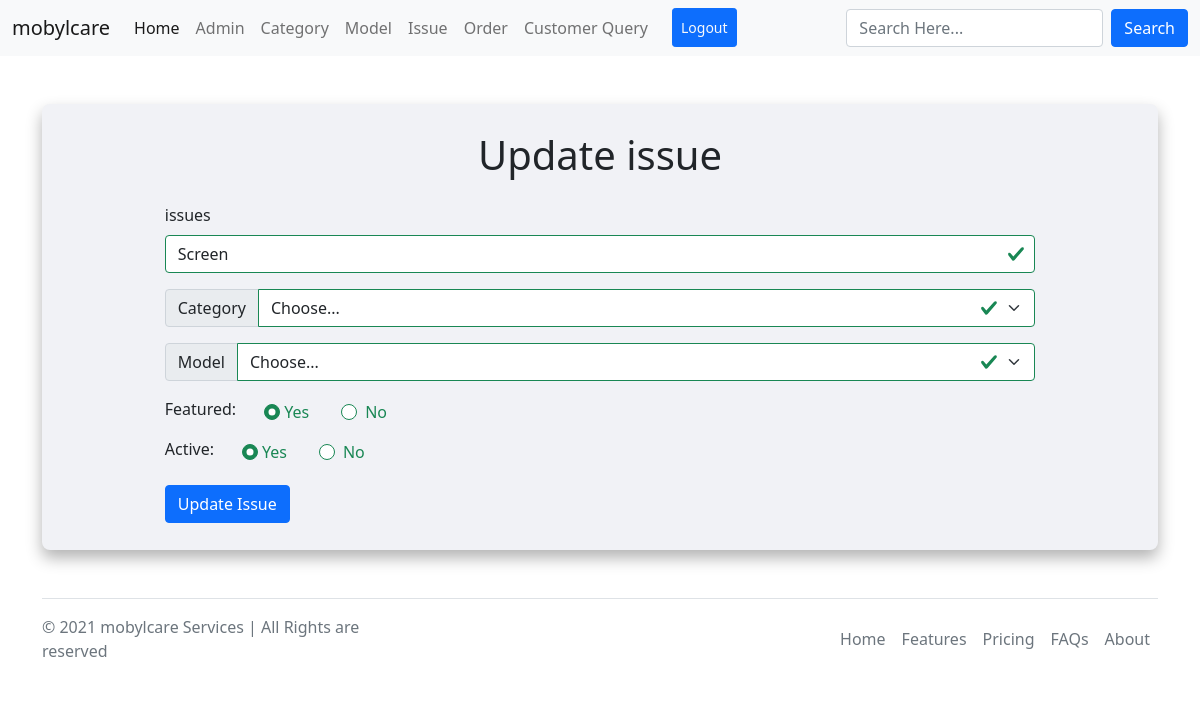
Page /admin/update-issue.php?id=3 (signed in) on the committed database.
### tables this page shows
CREATE TABLE `tbl_issue` (
  `id` int(10) UNSIGNED NOT NULL,
  `issues` varchar(150) NOT NULL,
  `model_id` int(10) NOT NULL,
  `category_id` int(10) NOT NULL,
  `featured` varchar(15) NOT NULL,
  `active` varchar(15) NOT NULL
);

### admin/update-issue.php (the view, shortened to what this page needs)
<?php
include('partials/_header.php');
?>
<?php
if (isset($_GET['id'])) {
    $id = $_GET['id'];
    $sql2 = "SELECT * FROM tbl_issue WHERE id=$id";
    $result2 = mysqli_query($conn, $sql2);
    $row2 = mysqli_fetch_assoc($result2);
    $issues = $row2['issues'];
    $featured = $row2['featured'];
    $active = $row2['active'];
} else {
    header('location:' . SITEURL . 'admin/manage-issue.php');
    die();
}
?>
<div class="container my-5">
    <div id="main-content" class="zindex-2" style="box-shadow: 0 .5rem 1rem rgba(0,0,0,0.3);">
        <div id="wrapper">
            <h1 class="text-center py-3">Update issue</h1>
            <form action="" class="was-validated" method="post" enctype="multipart/form-data">
                <div class="mb-3">
                    <label for="issues" class="form-label">issues </label>
                    <input type="text" value="<?php echo $issues; ?>" class="form-control" value="" name="issues" id="issues" aria-describedby="emailHelp">
                </div>
                <div class="input-group mb-3">
                    <label class="input-group-text" for="inputGroupSelect01">Category</label>
                    <select class="form-select" name="category" id="inputGroupSelect01">
                        <option selected>Choose...</option>
                    </select>
                </div>
                <div class="input-group mb-3">
                    <label class="input-group-text" for="inputGroupSelect01">Model</label>
                    <select class="form-select" name="category" id="inputGroupSelect01">
                        <option selected>Choose...</option>
                    </select>
                </div>
                <div class="mb-2 d-flex align-items-center">
                    <label for="exampleInputEmail1" class="form-label">Featured: </label>
                    <div class="form-check">
                        <input <?php if ($featured == "Yes") {
                                    echo "checked";
                                } ?> class="form-check-input mx-1" name="featured" type="radio" value="Yes" id="featured">
                        <label class="form-check-label" for="featured">
                            Yes
                        </label>
                    </div>
                    <div class="form-check">
                        <input <?php if ($featured == "No") {
                                    echo "checked";
                                } ?> class="form-check-input mx-2" type="radio" name="featured" value="No" id="featured">
                        <label class="form-check-label" for="featured">
                            No
                        </label>
                    </div>
                </div>
                <div class="mb-3 d-flex align-items-center">
                    <label for="exampleInputEmail1" class="form-label">Active: </label>
                    <div class="form-check">
                        <input <?php if ($active == "Yes") {
                                    echo "checked";
                                } ?> class="form-check-input mx-1" type="radio" name="active" value="Yes" id="active">
                        <label class="form-check-label" for="active">
                            Yes
                        </label>
                    </div>
                    <div class="form-check">
                        <input <?php if ($active == "No") {
                                    echo "checked";
                                } ?> class="form-check-input mx-2" type="radio" name="active" value="No" id="active">
                        <label class="form-check-label" for="active">
                            No
                        </label>
                    </div>
                </div>
                <div class="mb-3">
                    <button class="btn btn-primary" type="submit" name="submit">Update Issue</button>
                </div>
            </form>
        </div>
    </div>
</div>
<?php
include('partials/_footer.php');
?>

### css/admin.css (style rules this page uses)
* { margin: 0; padding: 0; font-family: 'Segoe UI', Tahoma, Geneva, Verdana, sans-serif; }
body { min-height: 100vh; }
#wrapper { padding: 1%; width: 80%; margin: 0 auto; }
#main-content { background: #f1f2f6 !important; }

### admin/partials/_header.php (style rules this page uses)
div#main-content { background: #f1f2f6 !important; border-radius: .5rem !important; }

### rows in the picture
tbl_issue: issues "Screen", featured "☑ Yes", active "☑ Yes"
